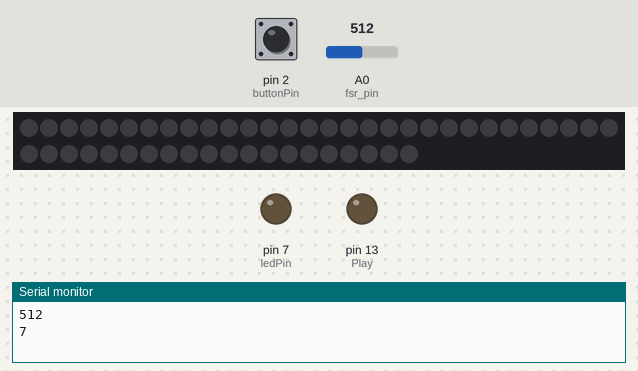
This sketch was run on a simulated Arduino Uno, built with avr-gcc and run on an emulated ATmega328P. On the bench: 50 RGB LEDs in strip order, left to right, continuing on the next row, output pins drawn as LEDs (lit = HIGH), the last lines printed to the serial monitor. The inputs (shaded band) are chosen by the test bench; at power-on: A0 (fsr_pin) = 512, pin 2 (buttonPin) LOW.

Above: at 0.09 s.
At 7.2 s:
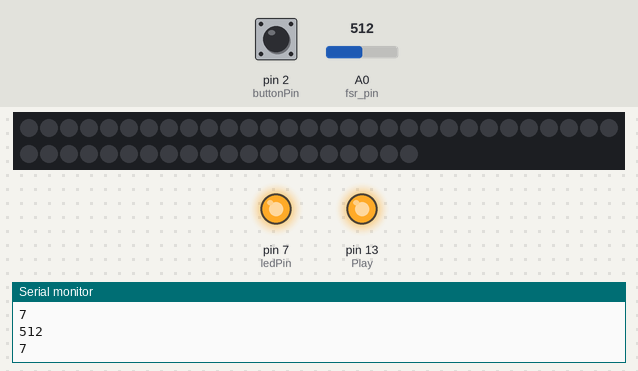
7.3 s: A0 (fsr_pin) set to 740
10.3 s: A0 (fsr_pin) set to 764
Timing chart, 0 to 13.3 s (numbered marks = the images above; inputs shaded):
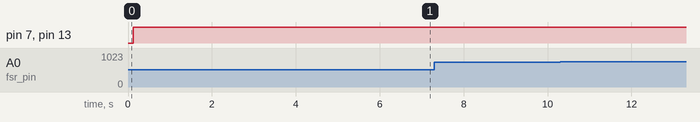

The sketch:

PressuRecorder0614.ino
```cpp
#include <Adafruit_NeoPixel.h>
#ifdef __AVR__
  #include <avr/power.h>
#endif

#define led_pin 11
#define fsr_pin A0
Adafruit_NeoPixel strip = Adafruit_NeoPixel(50, led_pin, NEO_GRB + NEO_KHZ800);
//Above is the Pressure Sensstion and the REG LED.

const int buttonPin = 2;     // the number of the pushbutton pin
const int ledPin = 7;      // the number of the LED pin
int Rec = 11;
int Play = 13;            //the number of the Recorder pin
int buttonState = 0;         // variable for reading the pushbutton status
//Above is the Recorder and the Light Sensition

void setup() {
  // put your setup code here, to run once:
   Serial.begin(115200);
  pinMode(led_pin,OUTPUT);
  #if defined (__AVR_ATtiny85__)
    if (F_CPU == 16000000) clock_prescale_set(clock_div_1);
  #endif
   strip.begin();
   strip.show();
  //Above is the Pressure Sensstion and the REG LED.

  pinMode(ledPin, OUTPUT);
  pinMode(buttonPin, INPUT);// initialize the pushbutton pin as an input:
  pinMode(Rec, OUTPUT);
  pinMode(Play, OUTPUT);
  //Above is the Recorder and the Light Sensition

}

void loop() {
  // put your main code here, to run repeatedly:
  int fsr_value = analogRead(fsr_pin);
  int led_value = map(fsr_value,0,1023,0 ,15);
  //analogWrite(led_pin,led_value);
  colorPress(strip.Color(120, 60 , 0), led_value);
  Serial.println(fsr_value);
  Serial.println(led_value);
  colorWipe(strip.Color(0, 0, 0), 0); // Red
  // read the state of the pushbutton value:

  buttonState = digitalRead(buttonPin);

  if (buttonState == HIGH) {
    // turn LED on:
    digitalWrite(ledPin, LOW);
    digitalWrite(Play, LOW);
  } else {
    // turn LED off:
    digitalWrite(ledPin, HIGH);
    digitalWrite(Play, HIGH);
  }
}

void Pressure(){
  int fsr_value = analogRead(fsr_pin);
  int led_value = map(fsr_value,0,1023,0 ,15);
  //analogWrite(led_pin,led_value);
  colorPress(strip.Color(120, 60 , 0), led_value);
  Serial.println(fsr_value);
  Serial.println(led_value);
  colorWipe(strip.Color(0, 0, 0), 0); // Red
}
void colorWipe(uint32_t c, uint8_t wait) {
  for(uint16_t i=0; i<strip.numPixels(); i++) {
    strip.setPixelColor(i, c);
    strip.show();
    delay(wait);
  }
}

void colorPress(uint32_t c, uint8_t pressure) {
  for(int i=0; i<pressure; i++) {
    strip.setPixelColor(i, c);
    strip.show();
  }
}

void Recorder(){
  // read the state of the pushbutton value:
  buttonState = digitalRead(buttonPin);

  if (buttonState == HIGH) {
    // turn LED on:
    digitalWrite(ledPin, LOW);
    digitalWrite(Play, LOW);
  } else {
    // turn LED off:
    digitalWrite(ledPin, HIGH);
    digitalWrite(Play, HIGH);
  }
}
```
